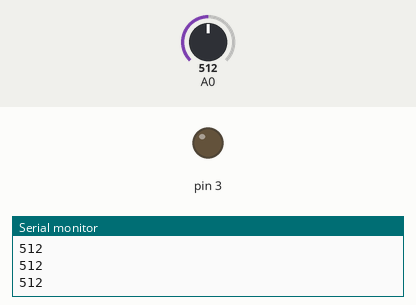
Simulated run of this sketch. Board: Arduino Uno, built with avr-gcc and run on an emulated ATmega328P. On the bench: output pins drawn as LEDs (lit = HIGH), the last lines printed to the serial monitor. Inputs (shaded band) come from the test bench; at power-on: A0 = 512.

Above: at 1.2 s.
1.3 s: A0 set to 716
At 2.0 s:
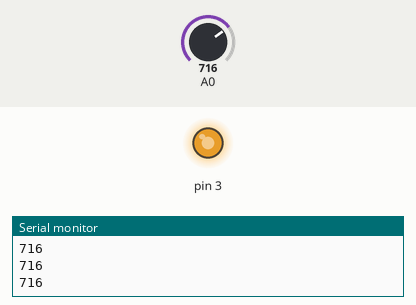
2.8 s: A0 set to 751
At 3.3 s:
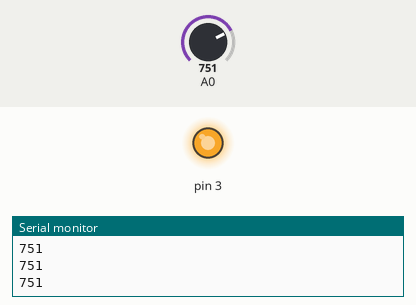
4.3 s: A0 set to 768
At 5.3 s:
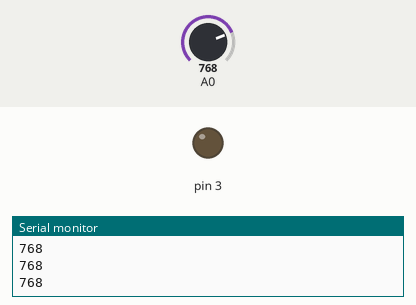
5.8 s: A0 set to 900
At 6.6 s:
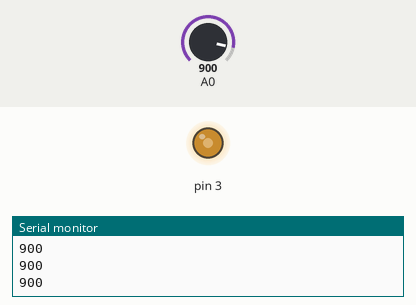
7.3 s: A0 set to 306
At 7.8 s:
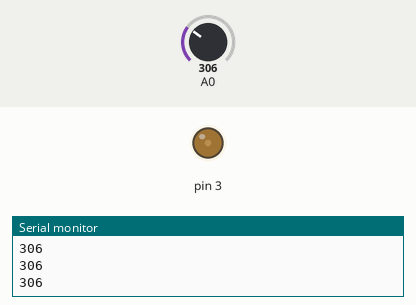
8.8 s: A0 set to 0
At 9.9 s:
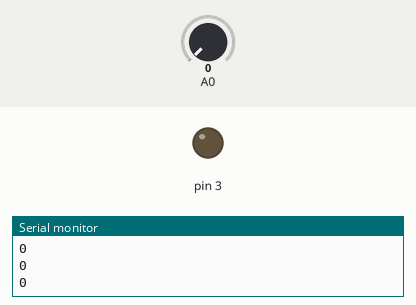
Timing chart, 0 to 11.3 s (numbered marks = the images above; inputs shaded):
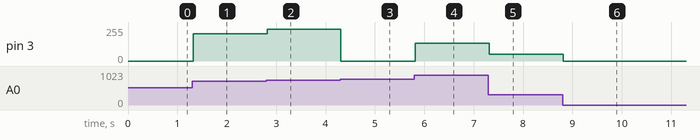

The sketch:

lightSensorUsingLDR.ino
```cpp
void setup() {
  // put your setup code here, to run once:
Serial.begin(9600);
pinMode(3,OUTPUT);
}

void loop() {
  // put your main code here, to run repeatedly:
int sensorvalue=analogRead(A0);
Serial.println(sensorvalue);
delay(10);
analogWrite(3,sensorvalue);
//digitalWrite(3,HIGH);
}
```

Measured:
- the behaviour switches between 767 and 768 on A0 (found by bisection; images 2 and 3)
- after the input at 1.3 s, pin 3: 0/255 → 204/255 at once
- after the input at 2.8 s, pin 3: 204/255 → 239/255 at once
- after the input at 4.3 s, pin 3: 239/255 → 0/255 at once
- after the input at 5.8 s, pin 3: 0/255 → 132/255 at once
- after the input at 7.3 s, pin 3: 132/255 → 50/255 at once
- after the input at 8.8 s, pin 3: 50/255 → 0/255 at once
